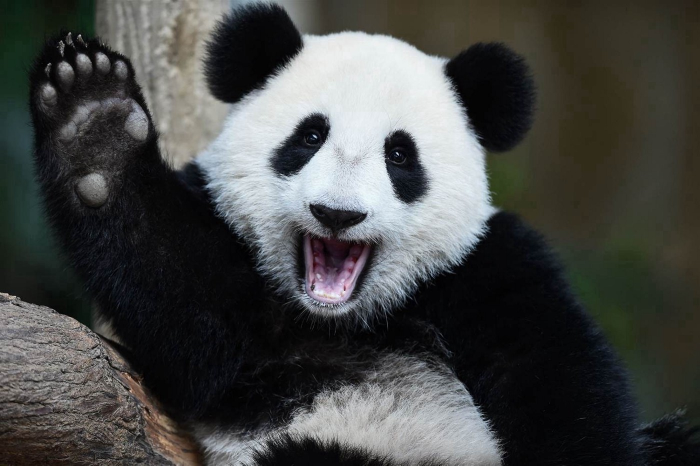
#> input picture Computer Vision/panda.jpg, 1400 x 931 px (shown at 1/2 size)
$ jupyter execute 'OpenCV Tutorial.ipynb'   (shell and % lines are left out)
#> lines starting #> are read from the running program, lines starting #| are printed output that depends on the picture; after the words box and inside, x2 and y2 are one past the last pixel; in counts of white or black regions, pixels touching at a corner belong together
[cell 1]
import cv2
import numpy as np
import matplotlib.pyplot as plt
import os

import warnings
warnings.filterwarnings('ignore')

[cell 2]
# Reading an image
panda = cv2.imread('panda.jpg')
#> panda is the input picture: shape (931, 1400, 3); mean B, G, R 70, 71.8, 70.6
plt.imshow(panda)
plt.axis('off')

[cell 3]
panda.shape
#> Out = (931, 1400, 3)

[cell 4]
koala = cv2.imread('koala.jpg')
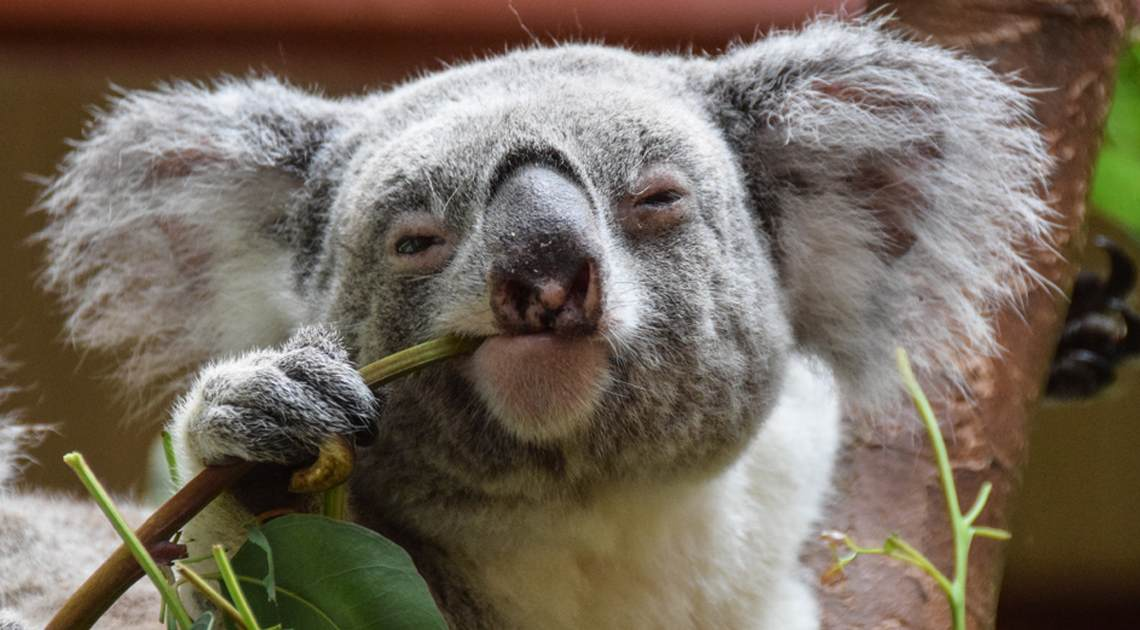
#> input picture Computer Vision/Koala.jpg, 1140 x 630 px, found by its file name
#> koala is the input picture: shape (630, 1140, 3); mean B, G, R 93.8, 106.8, 117.3
plt.imshow(koala)
plt.axis('off')

[cell 5]
# Deafault format for cv2 in BGR
# Changing color format from BGR to RGB
koala_orig = cv2.cvtColor(koala, cv2.COLOR_BGR2RGB)
plt.imshow(koala_orig)
plt.axis('off')

[cell 6]
# Converting an image to grayscale
panda_gray = cv2.cvtColor(panda, cv2.COLOR_BGR2GRAY)
plt.imshow(panda_gray, cmap = 'gray')
plt.axis('off')

[cell 7]
koala_gray = cv2.cvtColor(koala, cv2.COLOR_BGR2GRAY)
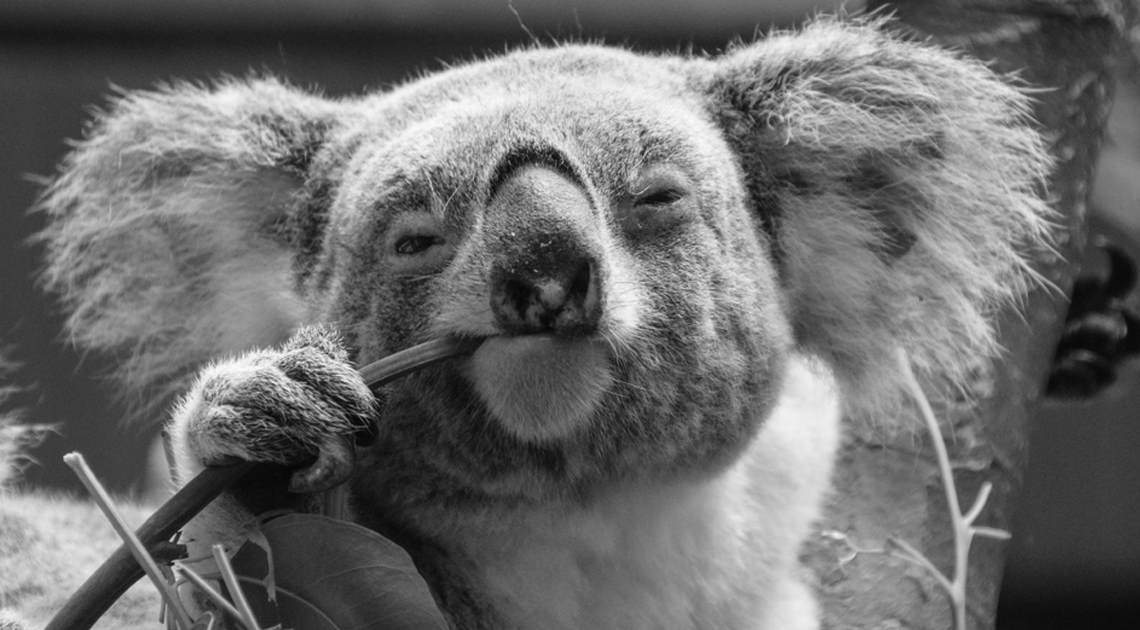
#> koala_gray: shape (630, 1140); min 2, max 255, mean 108.4
plt.imshow(koala_gray, cmap='gray')
plt.axis('off')

[cell 8]
# Extracting edges / pattern
panda2 = cv2.Canny(panda, 150,200)
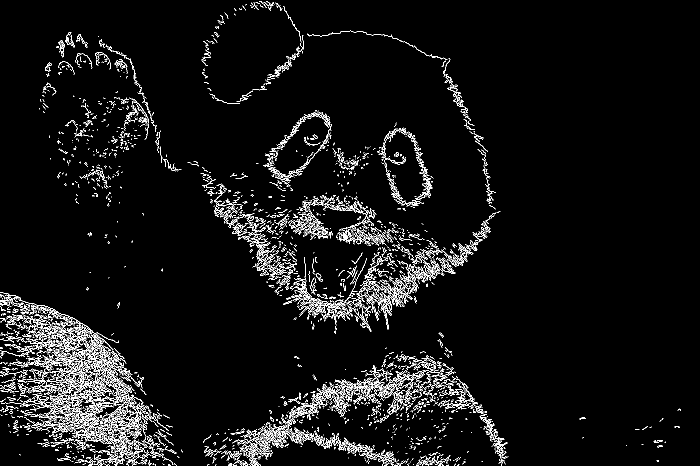
#> panda2: shape (931, 1400) (shown at 1/2 size); 4.7% white in thin lines or dots
plt.imshow(panda2, 'gray')
plt.axis('off')

[cell 9]
koala2 = cv2.Canny(koala, 150,200)
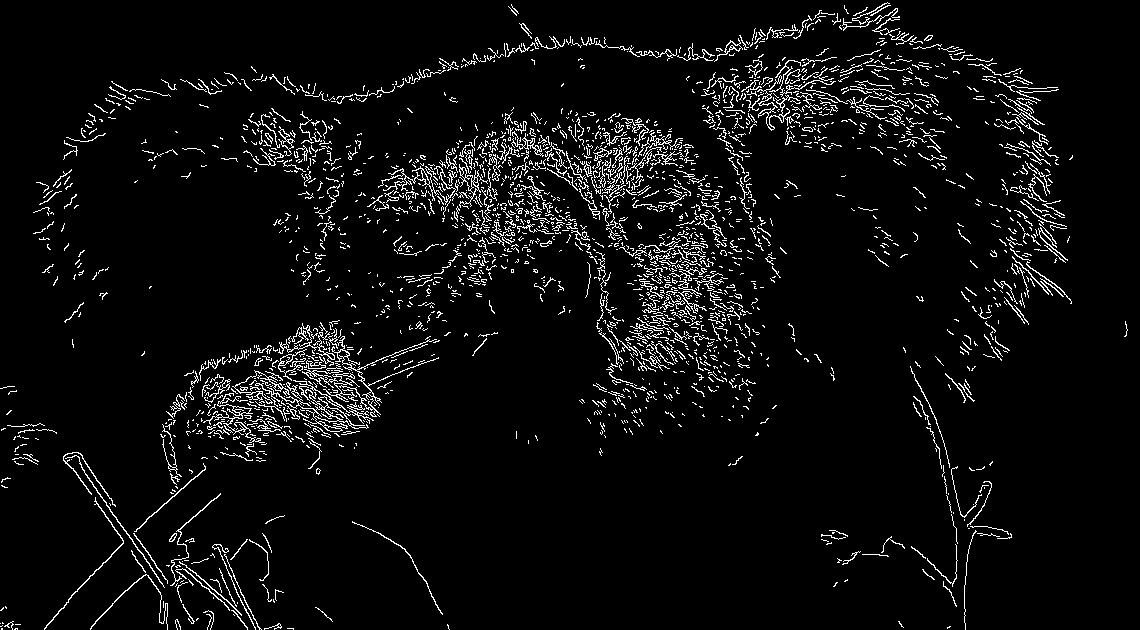
#> koala2: shape (630, 1140); 5.2% white in thin lines or dots
plt.imshow(koala2, 'gray')
plt.axis('off')

[cell 10]
# Highlight the edges
panda3 = cv2.dilate(panda2, kernel = (3,3), iterations = 5)
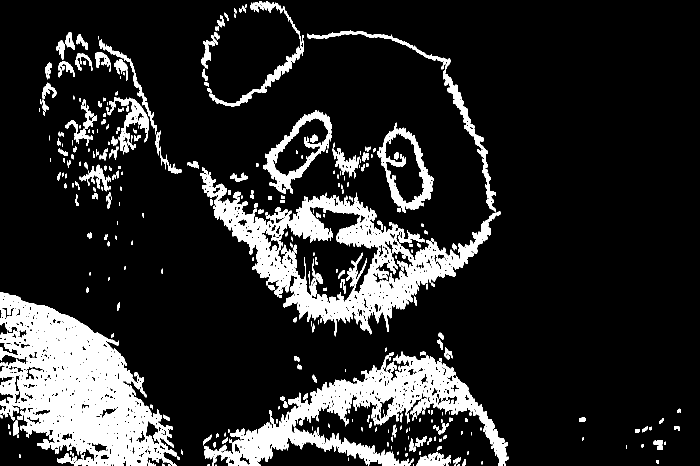
#> panda3: shape (931, 1400) (shown at 1/2 size); 14.8% white; 437 white regions (135 under 20 px), largest, box (x1, y1, x2, y2) and area: (0, 584, 353, 931) 61664, (427, 367, 992, 673) 44714, (408, 703, 1017, 931) 36048
plt.imshow(panda3, 'gray')
plt.axis('off')

## Resizing and Cropping

[cell 11]
panda = cv2.imread('panda.jpg')
plt.imshow(panda)
plt.axis('off')

[cell 12]
panda.shape
#> Out = (931, 1400, 3)

[cell 13]
panda2 = cv2.resize(panda, (2000,1300))
#> panda2: shape (1300, 2000, 3)
plt.imshow(panda2)
plt.axis('off')

[cell 14]
panda2.shape
#> Out = (1300, 2000, 3)

[cell 15]
panda2 = cv2.resize(panda, (2000,2000))
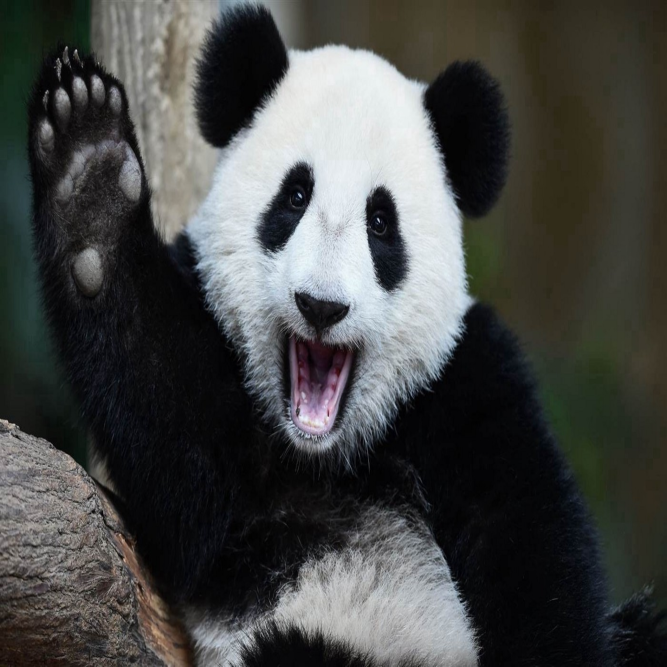
#> panda2: shape (2000, 2000, 3) (shown at 1/3 size); mean B, G, R 69.9, 71.7, 70.5
plt.imshow(panda2)
plt.axis('off')

[cell 16]
panda2.shape
#> Out = (2000, 2000, 3)

[cell 17]
panda2 = cv2.resize(panda, (100,70))
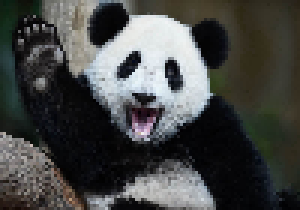
#> panda2: shape (70, 100, 3) (shown 3 times larger); mean B, G, R 69.9, 71.7, 70.4
plt.imshow(panda2)
plt.axis('off')

[cell 18]
panda2 = cv2.resize(panda, (3000, 2000))
#> panda2: shape (2000, 3000, 3)
cv2.imwrite('panda_resized.png', panda2)
#> Out = True

[cell 19]
# Cropping
plt.imshow(panda, 'gray')
plt.axis('off')

[cell 20]
panda_cropped = panda[100:800, 300:1100]
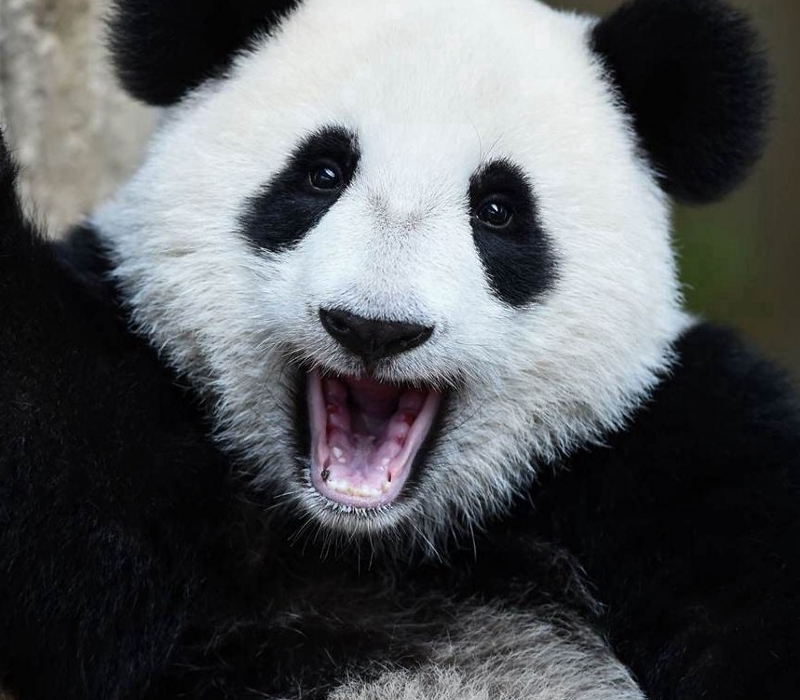
#> panda_cropped: shape (700, 800, 3); mean B, G, R 91.6, 89.2, 86.8
plt.imshow(panda_cropped)
plt.axis('off')

## Drawing a bounding box (rectangle)

[cell 21]
panda = cv2.imread('panda.jpg')
plt.imshow(panda)
plt.axis('off')

[cell 22]
cv2.rectangle(panda, (200,100),(1100,700), (255,0,0), 10)
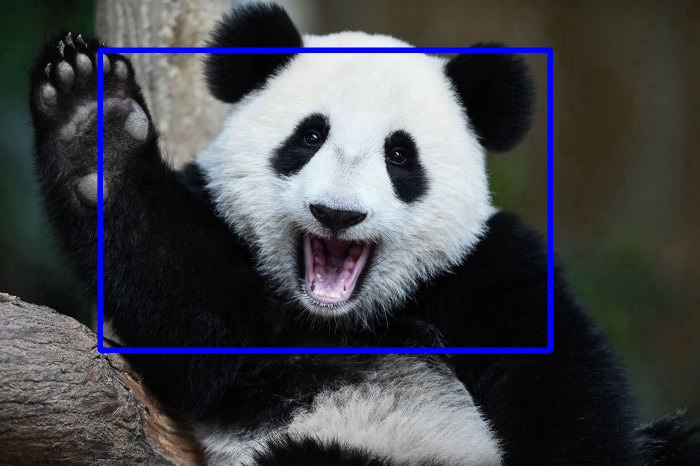
#> panda: shape (931, 1400, 3) (shown at 1/2 size); 2.53% of pixels changed, all inside (x1, y1, x2, y2) = (195, 95, 1106, 706)
plt.imshow(panda)
plt.axis('off')

[cell 23]
plt.figure(figsize = (14,14))
plt.imshow(panda)
plt.axis('off')

## Writing text on images

[cell 24]
plt.figure(figsize  = (14,14))
koala = cv2.imread('koala.jpg')
koala = cv2.cvtColor(koala, cv2.COLOR_BGR2RGB)
cv2.putText(koala, 'What are you looking at, let me have my food', (100,600), cv2.FONT_HERSHEY_COMPLEX, 1.2, (255,0,0), 3)
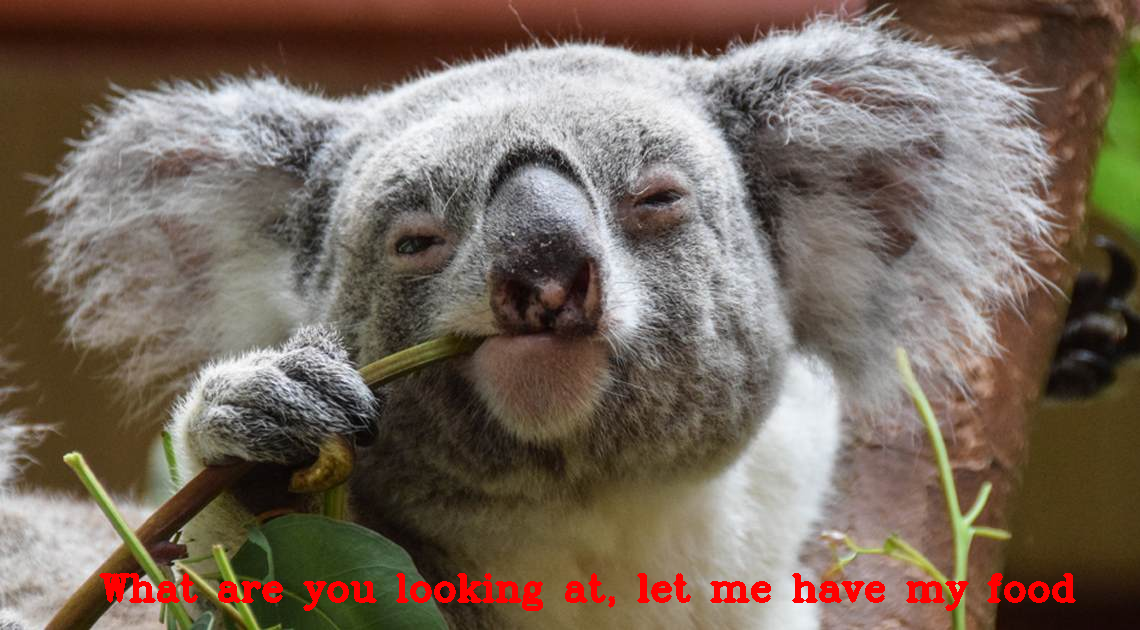
#> koala: shape (630, 1140, 3); mean R, G, B 119.6, 105.2, 92.6
plt.imshow(koala)
plt.axis('off')
cv2.imwrite('koala_meme.png', koala)
#> Out = True
